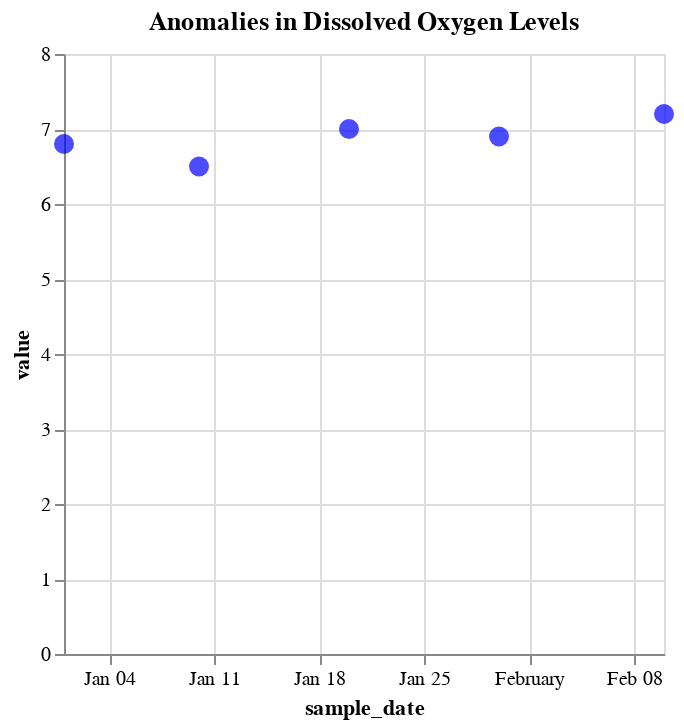

The code cell stored with this chart in its notebook:
### Code cell
#3. Anomalies Analysis
Objective:
Detect outliers or unusual deviations from the expected water quality metrics.
Approach:
Use statistical methods like Z-scores or Interquartile Range (IQR) to identify anomalies.
    
# Calculating Z-scores
data['z_score'] = (data['value'] - data['value'].mean()) / data['value'].std()

# Flag Anomalies
data['is_anomaly'] = np.abs(data['z_score']) > 2

# Highlighting Anomalies in a Scatter Plot
anomaly_chart = alt.Chart(data).mark_circle(size=100).encode(
    x='sample_date:T',
    y='value:Q',
    color=alt.condition(
        alt.datum.is_anomaly,
        alt.value('red'),  # Color anomalies red
        alt.value('blue')  # Normal points blue
    ),
    tooltip=['sample_date:T', 'value:Q', 'is_anomaly']
).properties(
    title='Anomalies in Dissolved Oxygen Levels'
)

anomaly_chart

Red points indicate anomalies where the Z-score is beyond ±2.
Useful for identifying unexpected spikes or drops in water quality metrics.

### Figure 1 — Vega-Lite specification as saved in the notebook (floating-point values rounded to 4 significant figures)
{"config": {"view": {"continuousWidth": 300, "continuousHeight": 300}}, "data": {"name": "data-7c594ae8e971613dde6f3acd1229b213"}, "mark": {"type": "circle", "size": 100}, "encoding": {"color": {"condition": {"test": "datum.is_anomaly", "value": "red"}, "value": "blue"}, "tooltip": [{"field": "sample_date", "type": "temporal"}, {"field": "value", "type": "quantitative"}, {"field": "is_anomaly", "type": "nominal"}], "x": {"field": "sample_date", "type": "temporal"}, "y": {"field": "value", "type": "quantitative"}}, "title": "Anomalies in Dissolved Oxygen Levels", "$schema": "https://vega.github.io/schema/vega-lite/v5.20.1.json", "datasets": {"data-7c594ae8e971613dde6f3acd1229b213": [{"sample_date": "1998-01-01T00:00:00", "location": "Boonsri", "measure": "Dissolved oxygen", "value": 6.8, "z_score": -0.3091, "is_anomaly": false}, {"sample_date": "1998-01-10T00:00:00", "location": "Boonsri", "measure": "Dissolved oxygen", "value": 6.5, "z_score": -1.468, "is_anomaly": false}, {"sample_date": "1998-01-20T00:00:00", "location": "Boonsri", "measure": "Dissolved oxygen", "value": 7.0, "z_score": 0.4636, "is_anomaly": false}, {"sample_date": "1998-01-30T00:00:00", "location": "Boonsri", "measure": "Dissolved oxygen", "value": 6.9, "z_score": 0.07727, "is_anomaly": false}, {"sample_date": "1998-02-10T00:00:00", "location": "Boonsri", "measure": "Dissolved oxygen", "value": 7.2, "z_score": 1.236, "is_anomaly": false}]}}
